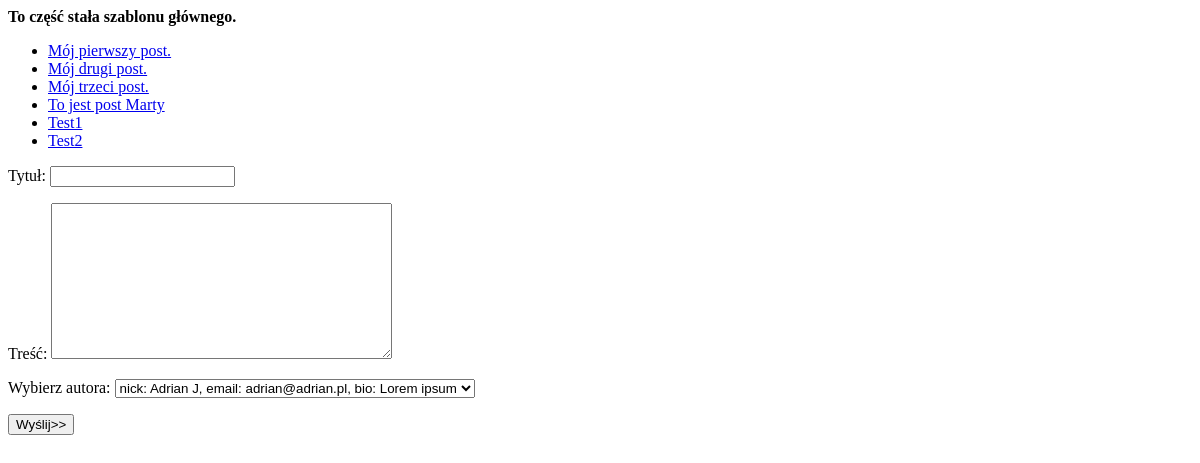
The app's page /posts/, older data.
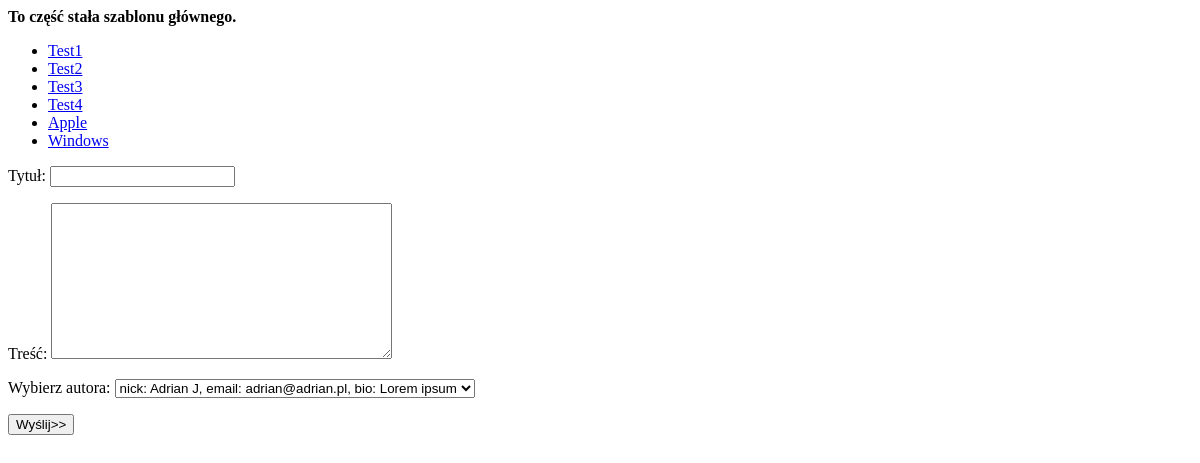
The same page, newer data.
### posts/models.py (models this page shows, shortened)
class Post(models.Model):
    title = models.CharField(max_length=50)
    content = models.TextField()
    created = models.DateTimeField(auto_now_add=True)
    modified = models.DateTimeField(auto_now=True)
    author_id = models.ForeignKey(
        'posts.Author',
        on_delete=models.CASCADE,
        null=True,
        blank=True
    )

### posts/views.py (the view, shortened to what this page needs)
# urls.py: path('', posts_list, name="list"),
def posts_list(request):
    form = PostForm()
    posts = Post.objects.all()
    title = 'Posty'
    return render(
        request=request,
        template_name="posts/list.html",
        context={"posts": posts, "title": title, "form": form}
    )

### posts/forms.py (shortened to what this page needs)
class PostForm(forms.Form):
    title = forms.CharField(label='Tytuł', required=False)
    content = forms.CharField(label='Treść', widget=forms.Textarea, required=False)
    author_id = forms.ModelChoiceField(label='Wybierz autora', queryset=Author.objects.all(), initial=1, required=False)

### posts/models.py (called while the page is built)
    def __str__(self):
        return f"nick: {self.nick}, email: {self.email}, bio: {self.bio}"

### posts/templates/posts/list.html (shortened to what this page needs)
{% extends "maths/main.html" %}
{% block content %}
    <ul>
        {% for p in posts %}
            <li><a href="{% url "posts:details" p.id %}">{{ p.title }}</a></li>
        {% endfor %}
    </ul>
    <form method="post">
        {{ form.as_p }}
        <input type="submit" value="Wyślij>>">
    </form>
{% endblock content %}

### maths/templates/maths/main.html (shortened to what this page needs)
<!doctype html>
<html lang="en">
<head>
</head>
<body>
<div id="content">
    <div id="header">
        <b>To część stała szablonu głównego.</b>
    </div>
    <div id="inner-content">
        {% block content %}{% endblock content %}
    </div>
</div>
</body>
</html>

Row changes from the older to the newer data that the page shows:
removed Post: title "Mój pierwszy post."
removed Post: title "Mój drugi post."
removed Post: title "Mój trzeci post."
removed Post: title "To jest post Marty"
added Post: title "Test3"
added Post: title "Test4"
added Post: title "Apple"
added Post: title "Windows"
